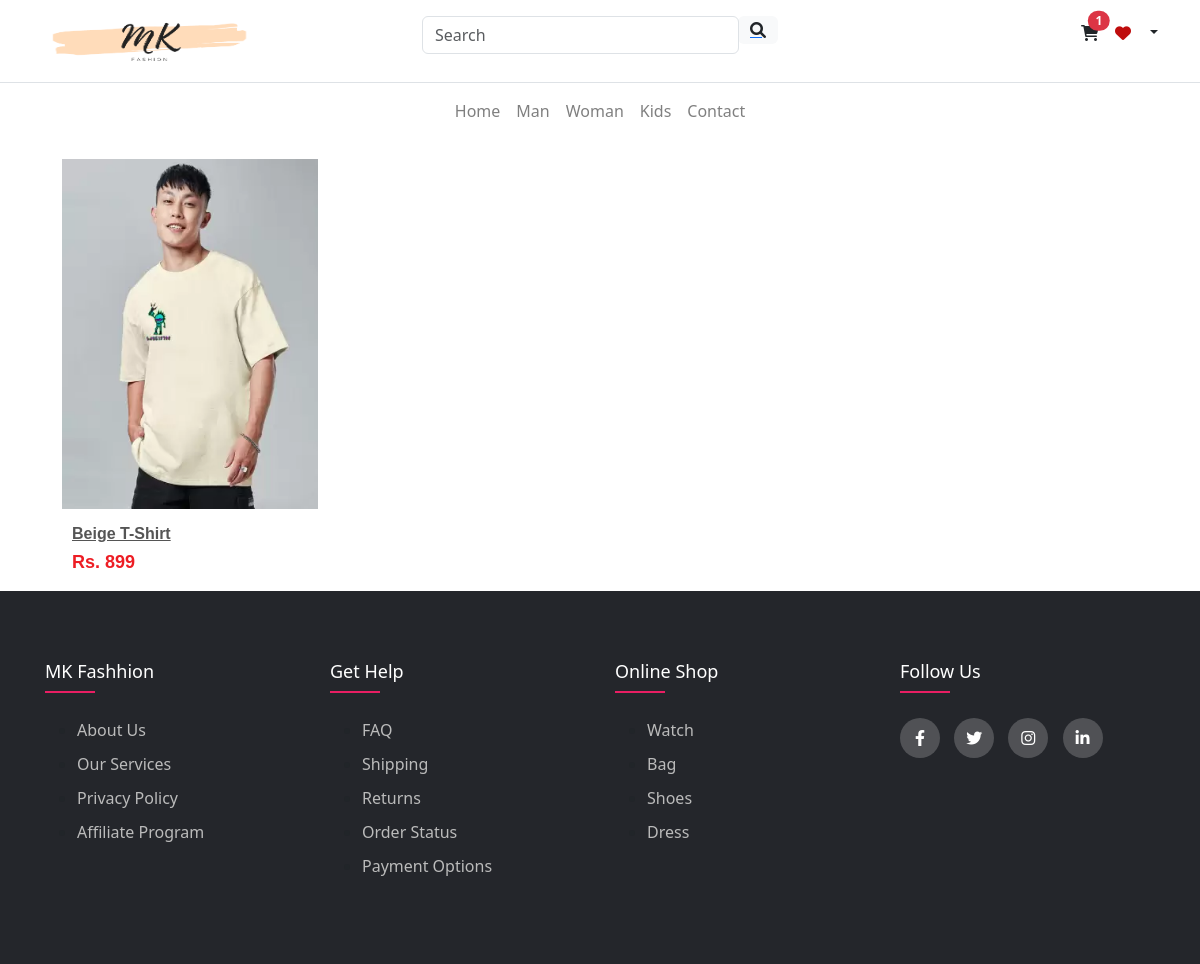
Before: /man-product/ (signed in) with the older database file.
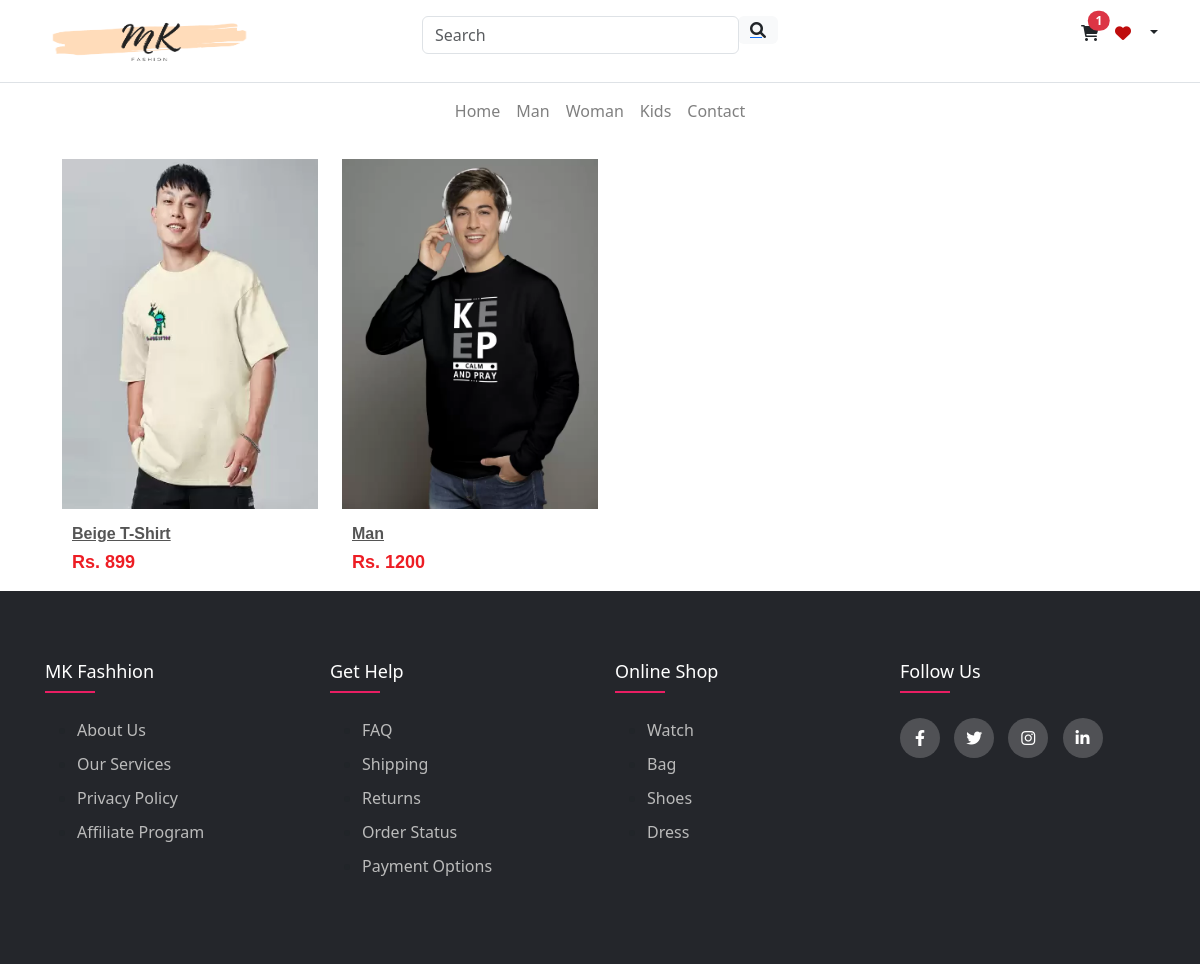
After: the same page with the newer database file.
### Mkart/models.py (models this page shows, shortened)
class Cart(models.Model):
    user = models.ForeignKey(User, on_delete=models.CASCADE)
    product = models.ForeignKey(Product, on_delete=models.CASCADE)
    quantity = models.PositiveIntegerField(default=1)

class Product(models.Model):
    product_id = models.AutoField
    p_name = models.CharField(max_length=50)
    category = models.CharField(max_length=50,choices=choice_product,default=" ")
    subCategory = models.CharField(max_length=50,default="")
    p_price = models.IntegerField(default=0)
    des = models.TextField(max_length=300)
    product_date = models.DateField()
    p_img1=models.ImageField(upload_to="img",default="")
    p_img2=models.ImageField(upload_to="img",default="")

### Mkart/views.py (the view)
# urls.py: path('man-product/',views.man_product,name="man-product"),
def man_product(request):
    page = Ladeng_page.objects.all()
    n = len(page)
    li = logo.objects.all()
    cp = c_product.objects.all()
    products = Product.objects.all()
    cart = Cart.objects.all()
    lp = {
        "page": page,
        "rang": range(n),
        "logo": li,
        "c_p": cp,
        "products": products,
        "cart" : cart
    }
    return render(request, "man-product.html",lp)

### templates/man-product.html (shortened to what this page needs)
<!DOCTYPE html>
<html lang="en">
<head>
    <link href="https://maxcdn.bootstrapcdn.com/bootstrap/4.0.0/css/bootstrap.min.css" rel="stylesheet">
    <link href="https://stackpath.bootstrapcdn.com/bootstrap/4.0.0/js/bootstrap.bundle.min.js" rel="stylesheet">
    <link href="https://cdnjs.cloudflare.com/ajax/libs/jquery/3.2.1/jquery.min.js" rel="stylesheet">
    <link href="https://use.fontawesome.com/releases/v5.7.2/css/all.css" rel="stylesheet">
    <link href="https://cdn.jsdelivr.net/npm/bootstrap@5.3.0-alpha3/dist/css/bootstrap.min.css" rel="stylesheet"
>
    <link href="https://cdnjs.cloudflare.com/ajax/libs/font-awesome/6.0.0/css/all.min.css" rel="stylesheet" />
</head>
<body>
  {% include 'header.html' %}
    <div class="container">
        <div id="man" class="conav active">
          <div class="row">
            {% for product in products %}
            {% if product.category == "Man" %}
            <div class="col-md-3 col-sm-6">
              <div class="product-grid">
                <div class="product-image">
                  <a href="#" class="image">
                    <img class="pic-1" src="{{product.p_img1.url}}" height="400px" width="400px">
                  </a>
                </div>
                <div class="product-content">
                  <h3 class="title"><a href="{% url 'product-detail' product_id=product.id %}">{{product.p_name}}</a></h3>
                  <div class="price">Rs. {{product.p_price}}</div>
                </div>
              </div>
            </div>
            {% endif %}
            {% endfor %}
          </div>
        </div>
      </div>
      {% include 'footer.html' %}
</body>
</html>

### templates/header.html (shortened to what this page needs)
<!DOCTYPE html>
<html lang="en">
  <head>
  </head>
  <body>
     {% load static %}
     <div class="p-3 text-center bg-white border-bottom">
       <div class="container">
         <div class="row">
           <div class="col-md-4 d-flex justify-content-center justify-content-md-start mb-3 mb-md-0">
             <a href="/" class="ms-md-2">
               <img src="{{logo.0.logo.url}}" height="50" width="200" />
             </a>
           </div>
           <div class="col-md-4">
             <form class="d-flex input-group w-auto my-auto mb-3 mb-md-0">
               <input autocomplete="off" type="search" class="form-control rounded" placeholder="Search" />
               <a href="#">
               <span class="input-group-text border-0 d-none d-lg-flex"><i class="fas fa-search"></i></span>
               </a>
             </form>
           </div>
           <div class="col-md-4 d-flex justify-content-center justify-content-md-end align-items-center">
             <div class="d-flex">
           {% if not user.is_authenticated %}
           <a class="mx-1 but" href="{% url 'signup' %}">Login/Signup</a>
           {% else %}
               <a class="text-reset me-3" href="{% url 'cart' %}">
                 <span><i class="fas fa-shopping-cart" id="cart1"></i></span>
                 {% for carts in cart %}
                 {% if carts.quantity != null %}
                 {% if carts.user == request.user %}
                 <span class="position-absolute translate-middle badge rounded-pill bg-danger"
                 id="cart1">{{carts.quantity}}
               </span>
               {% endif %}
                 {% endif %}
                 {% endfor %}
               </a>
               <a class="heart" href="{% url 'wishlist' %}" >
               <i class="fa-solid fa-heart" style="color: #bf0d0d;"></i>
               </a>
                <div class="dropdown">
                 <a class="text-reset dropdown-toggle d-flex align-items-center hidden-arrow" href="#"
                   id="navbarDropdownMenuLink" role="button" data-mdb-toggle="dropdown" aria-expanded="false">
                 </a>
               </div>
               {% endif %}
             </div>
           </div>
         </div>
       </div>
     </div>
     <nav class="navbar navbar-expand-lg navbar-light bg-white ">
       <div class="container justify-content-center">
         <ul class="navbar-nav  flex-row">
           <li class="nav-item me-2 me-lg-0 d-none d-md-inline-block">
             <a class="nav-link " href="{% url 'home' %}">Home</a>
           </li>
           <li class="nav-item me-2 me-lg-0 d-none d-md-inline-block">
             <a class="nav-link " href="{% url 'man-product' %}">Man</a>
           </li>
           <li class="nav-item me-2 me-lg-0 d-none d-md-inline-block">
             <a class="nav-link " href="{% url 'woman-product' %}">Woman</a>
         </li>
         <li class="nav-item me-2 me-lg-0 d-none d-md-inline-block">
             <a class="nav-link " href="{% url 'kids-product' %}">Kids</a>
         </li>
           <li class="nav-item me-2 me-lg-0 d-none d-md-inline-block">
             <a class="nav-link " href="#">Contact</a>
           </li>
         </ul>
     </nav>
  </body>
</html>

Changed rows visible on the page:
added Product: p_img1 (picture), p_name "Man", p_price "1200"
